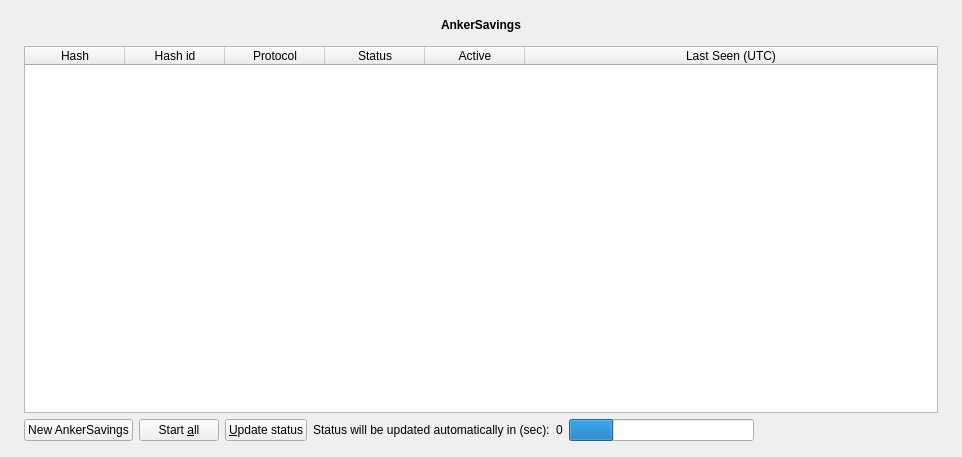
<?xml version="1.0" encoding="UTF-8"?>
<ui version="4.0">
 <class>ColdstakingList</class>
 <widget class="QWidget" name="ColdstakingList">
  <property name="geometry">
   <rect>
    <x>0</x>
    <y>0</y>
    <width>962</width>
    <height>457</height>
   </rect>
  </property>
  <property name="windowTitle">
   <string>Form</string>
  </property>
  <layout class="QVBoxLayout" name="topLayout" stretch="0">
   <property name="leftMargin">
    <number>9</number>
   </property>
   <property name="topMargin">
    <number>9</number>
   </property>
   <property name="rightMargin">
    <number>9</number>
   </property>
   <property name="bottomMargin">
    <number>9</number>
   </property>
   <item>
    <layout class="QVBoxLayout" name="verticalLayout_Master" stretch="1">
     <property name="spacing">
      <number>0</number>
     </property>
     <item>
      <widget class="QFrame" name="frame_BG">
       <layout class="QVBoxLayout" name="verticalLayout_3">
        <property name="leftMargin">
         <number>6</number>
        </property>
        <property name="topMargin">
         <number>6</number>
        </property>
        <property name="rightMargin">
         <number>6</number>
        </property>
        <property name="bottomMargin">
         <number>6</number>
        </property>
        <item>
         <widget class="QFrame" name="frame_Content">
          <layout class="QVBoxLayout" name="verticalLayout">
           <property name="spacing">
            <number>0</number>
           </property>
           <property name="leftMargin">
            <number>0</number>
           </property>
           <property name="topMargin">
            <number>0</number>
           </property>
           <property name="rightMargin">
            <number>0</number>
           </property>
           <property name="bottomMargin">
            <number>0</number>
           </property>
           <item>
            <layout class="QGridLayout" name="gridLayout_2">
             <property name="spacing">
              <number>2</number>
             </property>
             <item row="0" column="0">
              <layout class="QVBoxLayout" name="verticalLayout_5" stretch="0">
               <property name="sizeConstraint">
                <enum>QLayout::SetFixedSize</enum>
               </property>
               <item>
                <layout class="QHBoxLayout" name="horizontalLayout_2">
                 <property name="sizeConstraint">
                  <enum>QLayout::SetFixedSize</enum>
                 </property>
                 <item>
                  <spacer name="horizontalSpacer_2">
                   <property name="orientation">
                    <enum>Qt::Horizontal</enum>
                   </property>
                   <property name="sizeHint" stdset="0">
                    <size>
                     <width>40</width>
                     <height>20</height>
                    </size>
                   </property>
                  </spacer>
                 </item>
                 <item>
                  <widget class="QLabel" name="labeltext">
                   <property name="font">
                    <font>
                     <weight>75</weight>
                     <bold>true</bold>
                    </font>
                   </property>
                   <property name="text">
                    <string>AnkerSavings</string>
                   </property>
                  </widget>
                 </item>
                 <item>
                  <spacer name="horizontalSpacer">
                   <property name="orientation">
                    <enum>Qt::Horizontal</enum>
                   </property>
                   <property name="sizeHint" stdset="0">
                    <size>
                     <width>40</width>
                     <height>20</height>
                    </size>
                   </property>
                  </spacer>
                 </item>
                </layout>
               </item>
              </layout>
             </item>
             <item row="1" column="0">
              <widget class="QFrame" name="frameList">
               <layout class="QVBoxLayout" name="verticalLayout_2">
                <property name="bottomMargin">
                 <number>1</number>
                </property>
                <item>
                 <widget class="QTableWidget" name="tableWidgetMyColdstaking">
                  <property name="minimumSize">
                   <size>
                    <width>580</width>
                    <height>0</height>
                   </size>
                  </property>
                  <property name="palette">
                   <palette>
                    <active>
                     <colorrole role="Text">
                      <brush brushstyle="SolidPattern">
                       <color alpha="255">
                        <red>51</red>
                        <green>51</green>
                        <blue>51</blue>
                       </color>
                      </brush>
                     </colorrole>
                    </active>
                    <inactive>
                     <colorrole role="Text">
                      <brush brushstyle="SolidPattern">
                       <color alpha="255">
                        <red>51</red>
                        <green>51</green>
                        <blue>51</blue>
                       </color>
                      </brush>
                     </colorrole>
                    </inactive>
                    <disabled>
                     <colorrole role="Text">
                      <brush brushstyle="SolidPattern">
                       <color alpha="255">
                        <red>85</red>
                        <green>85</green>
                        <blue>85</blue>
                       </color>
                      </brush>
                     </colorrole>
                    </disabled>
                   </palette>
                  </property>
                  <property name="editTriggers">
                   <set>QAbstractItemView::NoEditTriggers</set>
                  </property>
                  <property name="alternatingRowColors">
                   <bool>true</bool>
                  </property>
                  <property name="selectionMode">
                   <enum>QAbstractItemView::SingleSelection</enum>
                  </property>
                  <property name="selectionBehavior">
                   <enum>QAbstractItemView::SelectRows</enum>
                  </property>
                  <property name="sortingEnabled">
                   <bool>true</bool>
                  </property>
                  <attribute name="horizontalHeaderStretchLastSection">
                   <bool>true</bool>
                  </attribute>
                  <column>
                   <property name="text">
                    <string>Hash</string>
                   </property>
                  </column>
                  <column>
                   <property name="text">
                    <string>Hash id</string>
                   </property>
                  </column>
                  <column>
                   <property name="text">
                    <string>Protocol</string>
                   </property>
                  </column>
                  <column>
                   <property name="text">
                    <string>Status</string>
                   </property>
                  </column>
                  <column>
                   <property name="text">
                    <string>Active</string>
                   </property>
                  </column>
                  <column>
                   <property name="text">
                    <string>Last Seen (UTC)</string>
                   </property>
                  </column>
                 </widget>
                </item>
                <item>
                 <layout class="QHBoxLayout" name="horizontalLayout_5">
                  <property name="bottomMargin">
                   <number>0</number>
                  </property>
                  <item>
                   <widget class="QPushButton" name="newcoldstaking">
                    <property name="text">
                     <string>New AnkerSavings</string>
                    </property>
                   </widget>
                  </item>
                  <item>
                   <widget class="QPushButton" name="startAllButton">
                    <property name="text">
                     <string>Start &amp;all</string>
                    </property>
                   </widget>
                  </item>
                  <item>
                   <widget class="QPushButton" name="UpdateButton">
                    <property name="text">
                     <string>&amp;Update status</string>
                    </property>
                   </widget>
                  </item>
                  <item>
                   <widget class="QLabel" name="autoupdate_label">
                    <property name="text">
                     <string>Status will be updated automatically in (sec):</string>
                    </property>
                   </widget>
                  </item>
                  <item>
                   <widget class="QLabel" name="secondsLabel">
                    <property name="text">
                     <string>0</string>
                    </property>
                   </widget>
                  </item>
                  <item>
                   <widget class="QProgressBar" name="progressBar">
                    <property name="value">
                     <number>24</number>
                    </property>
                    <property name="textVisible">
                     <bool>false</bool>
                    </property>
                   </widget>
                  </item>
                  <item>
                   <spacer name="horizontalSpacer_5">
                    <property name="orientation">
                     <enum>Qt::Horizontal</enum>
                    </property>
                    <property name="sizeHint" stdset="0">
                     <size>
                      <width>40</width>
                      <height>20</height>
                     </size>
                    </property>
                   </spacer>
                  </item>
                 </layout>
                </item>
               </layout>
              </widget>
             </item>
            </layout>
           </item>
          </layout>
         </widget>
        </item>
       </layout>
      </widget>
     </item>
    </layout>
   </item>
  </layout>
 </widget>
 <resources/>
 <connections/>
</ui>
